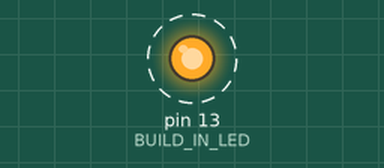
This sketch was run on a simulated Arduino Uno, built with avr-gcc and run on an emulated ATmega328P. Parts: output pins drawn as LEDs (lit = HIGH). Dashed ring = blinking. What the sketch prints to the serial monitor is not drawn.

Above: at 0.5 s.
Timing chart, 0 to 4.6 s (numbered marks = the images above):
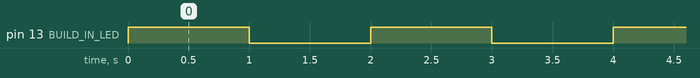

Measured:
- by itself, pin 13 (BUILD_IN_LED): alternates HIGH for 1.0 s and LOW for 1.0 s

The sketch:

arduino.ino
```cpp
#define BUILD_IN_LED 13

void setup()
{
    pinMode(BUILD_IN_LED, OUTPUT);
    Serial.begin(115200);
}

void loop()
{
    digitalWrite(BUILD_IN_LED, HIGH);
    Serial.println("HIGH");
    delay(1000);
    digitalWrite(BUILD_IN_LED, LOW);
    Serial.println("LOW");
    delay(1000);
}
```
